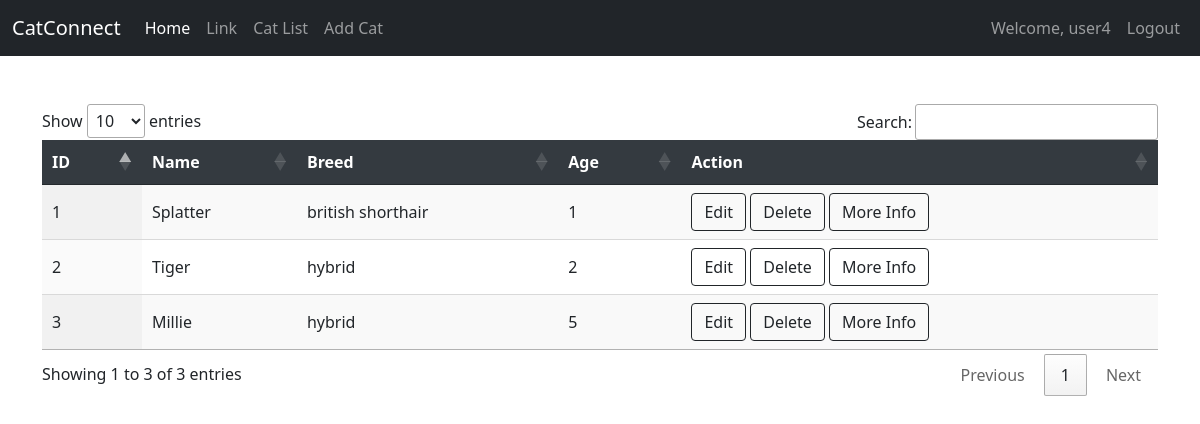
Before: /catlist (signed in) with the older database file.
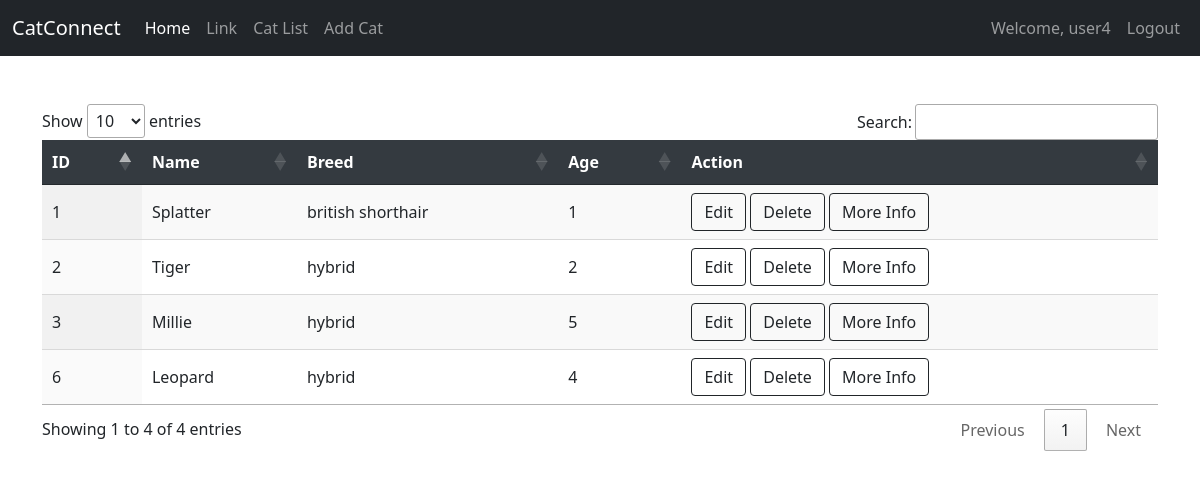
After: the same page with the newer database file.
### catconnect/models.py (models this page shows, shortened)
class Cats(db.Model):
    id = db.Column(db.Integer, primary_key=True) #primary key column, automatically generated IDs
    name = db.Column(db.String(80), index=True, unique=False)
    breed = db.Column(db.String(80), index=True, unique=False)
    age = db.Column(db.Integer, index=True, unique=False)
    description = db.Column(db.String(125), index=True, unique=False)
    image = db.Column(db.String(80), index=True, unique=False)
    date_added = db.Column(db.DateTime, default=datetime.utcnow) # automatically added when has a new record

### catconnect/routes.py (the view)
@app.route("/catlist")
@login_required
def cat_list():
    our_cats = Cats.query.order_by(Cats.date_added)
    return render_template('cat_list2.html', cats=our_cats)

### catconnect/models.py (called while the page is built)
@login_manager.user_loader
def load_user(user_id):
    return User.query.get(int(user_id))

### catconnect/templates/cat_list2.html (shortened to what this page needs)
{% extends 'base2.html' %}
{% block style %}
  <link rel="stylesheet" href="{{ url_for('static', filename='cat_list.css') }}">
{% endblock %}
{% block contents %}
<div class="container mt-5">
  <table id="myTable" class="display">
    <thead>
        <tr>
            <th>ID</th>
            <th>Name</th>
            <th>Breed</th>
            <th>Age</th>
            <th>Action</th>
        </tr>
    </thead>
    <tbody>
        {% for cat in cats %}
            <tr>
                <td>{{ cat.id }}</td>
                <td>{{ cat.name }}</td>
                <td>{{ cat.breed }}</td>
                <td>{{ cat.age }}</td>
                <td>
                  <a href="{{ url_for('editcat', id=cat.id) }}" class="btn btn-outline-dark"  data-id="{{cat.id}}">Edit</a>
                  <a href="{{ url_for('editcat', id=cat.id) }}" class="btn btn-outline-dark btnDeleteCat"  data-catid="{{cat.id}}" data-catname="{{cat.name}}" data-bs-toggle="modal" data-bs-target="#exampleModal">Delete</a>
                  <a href="{{ url_for('catinfo', cat_id=cat.id) }}" data-id="{{cat.id}}" class="btn btn-outline-dark btnCatInfo">More Info</a>
                </td>
            </tr>
        {% endfor%}
    </tbody>
  </table>
</div>
{% endblock %}

Changed rows visible on the page:
added Cats: id "6", name "Leopard", breed "hybrid", age "4"
Other visible differences:
text written by a page script: "Show entries Search: Showing 1 to 3 of 3 entries Previous 1 Next" → "Show entries Search: Showing 1 to 4 of 4 entries Previous 1 Next"
